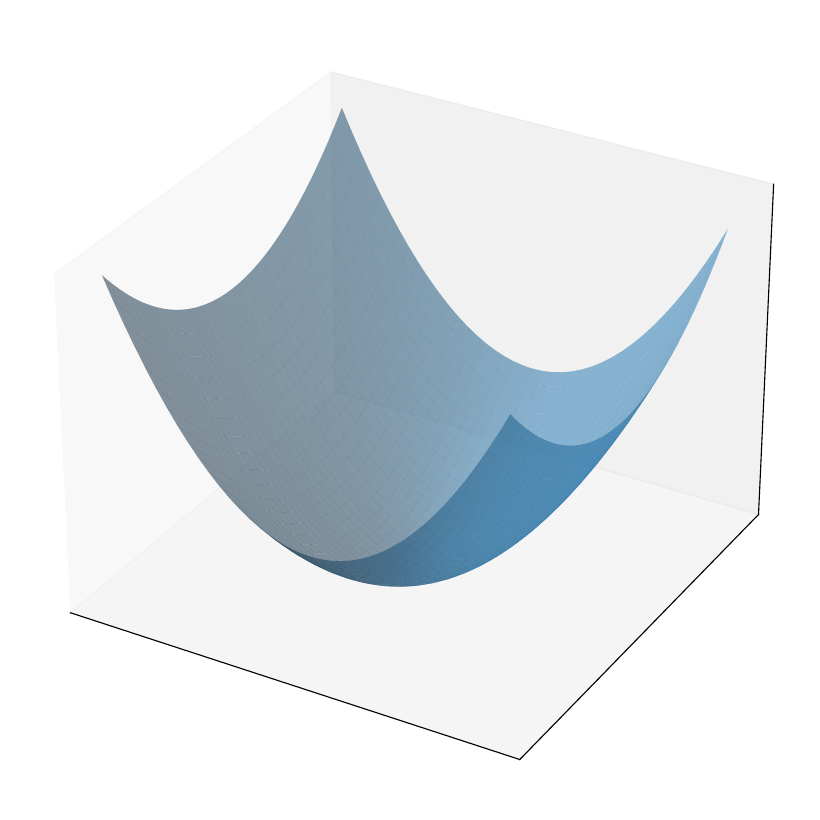

The script that saved this image:
import numpy as np
import pandas as pd
import matplotlib.pyplot as plt
from mpl_toolkits.mplot3d import axes3d
from mpl_toolkits.mplot3d.art3d import Poly3DCollection
from matplotlib.ticker import MaxNLocator

plt.grid(False)

fig = plt.figure(figsize=(10, 8))
fig.subplots_adjust(left=0, right=1, bottom=0, top=1)
ax = fig.add_subplot(projection='3d')
ax.set_xticks([])
ax.set_yticks([])
ax.set_zticks([])

x = np.arange(-2, 2, 0.1)
y = np.arange(-2, 2, 0.1)

X, Y = np.meshgrid(x, y)
Z = 2 * X**2 + Y**2

ax.plot_surface(X, Y, Z, alpha=0.5, linewidth=0.5, zorder=0)
plt.savefig('paraboloid.pdf', format='pdf', bbox_inches='tight')

Z_new = 3 + 4 * (X - 1) + 2 * (Y - 1)

ax.plot_surface(X, Y, Z_new, alpha=0.9, linewidth=0.5, zorder=5)

ax.scatter(1, 1, 3, color='black', alpha=1, zorder=10)
plt.savefig('paraboloid_with_plane.pdf', format='pdf', bbox_inches='tight')
